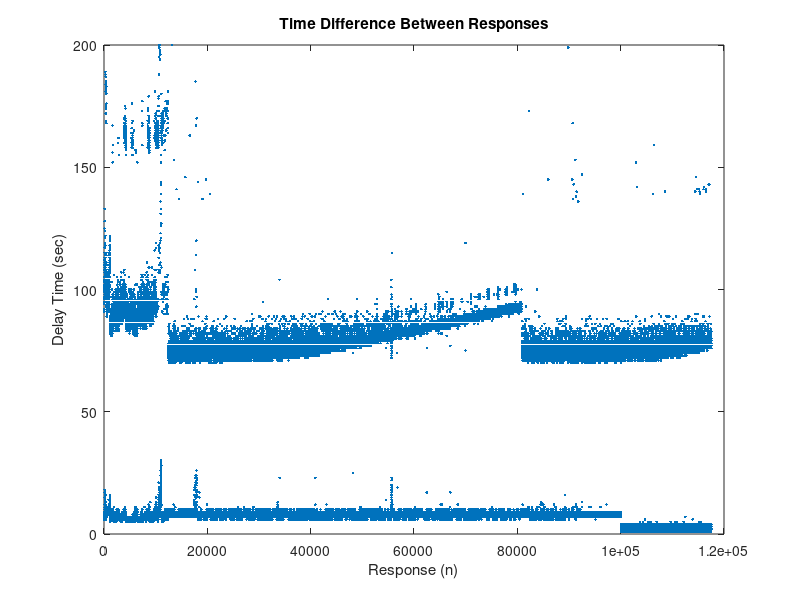
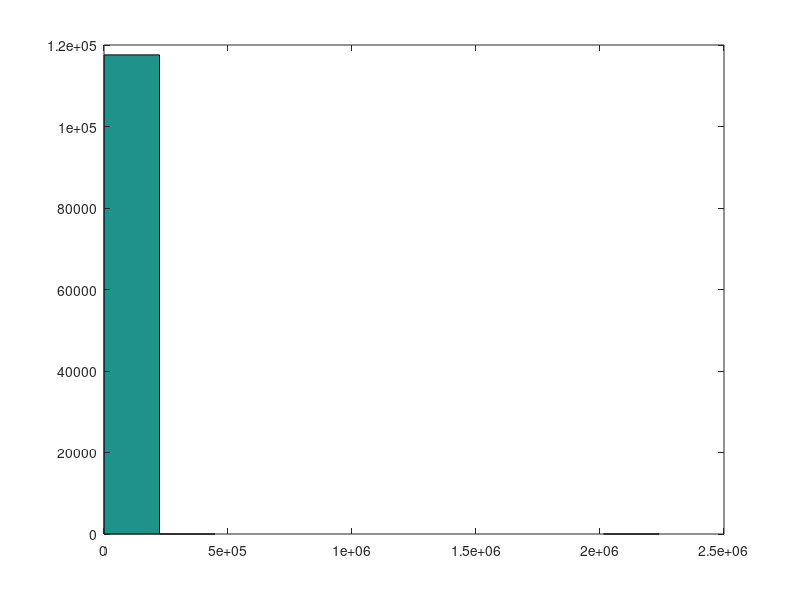
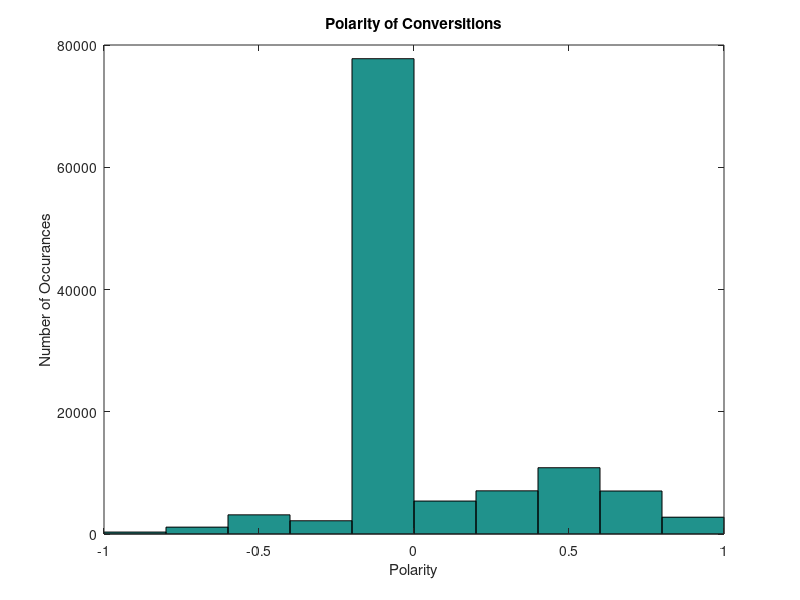
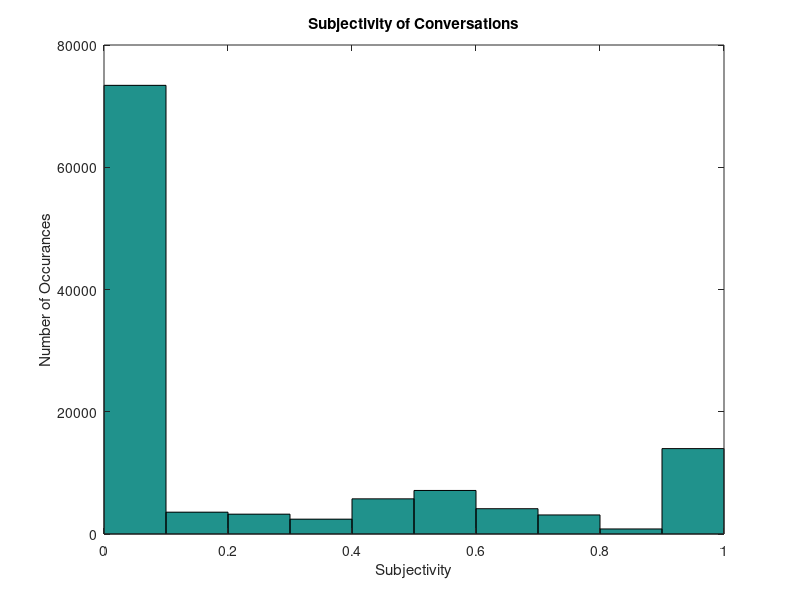

Write MATLAB code to recreate these figures, in order.
close all
clear all
load lovebot20221012Name.mat
load lovebot20221012Polarity.mat
load lovebot20221012Subjectivity.mat
load lovebot20221012Time.mat

dt = diff(lovebotTime);

plot(dt,'.')

ylim([0,200])
xlabel('Response (n)');
ylabel('Delay Time (sec)');
title('Time Difference Between Responses');
shg

figure

hist(dt,10);

figure
hist(lovebotPolarity)
xlabel('Polarity')
ylabel('Number of Occurances')
title('Polarity of Conversitions')

figure
hist(lovebotSubjectivity)
xlabel('Subjectivity')
ylabel('Number of Occurances')
title('Subjectivity of Conversations')
shg
